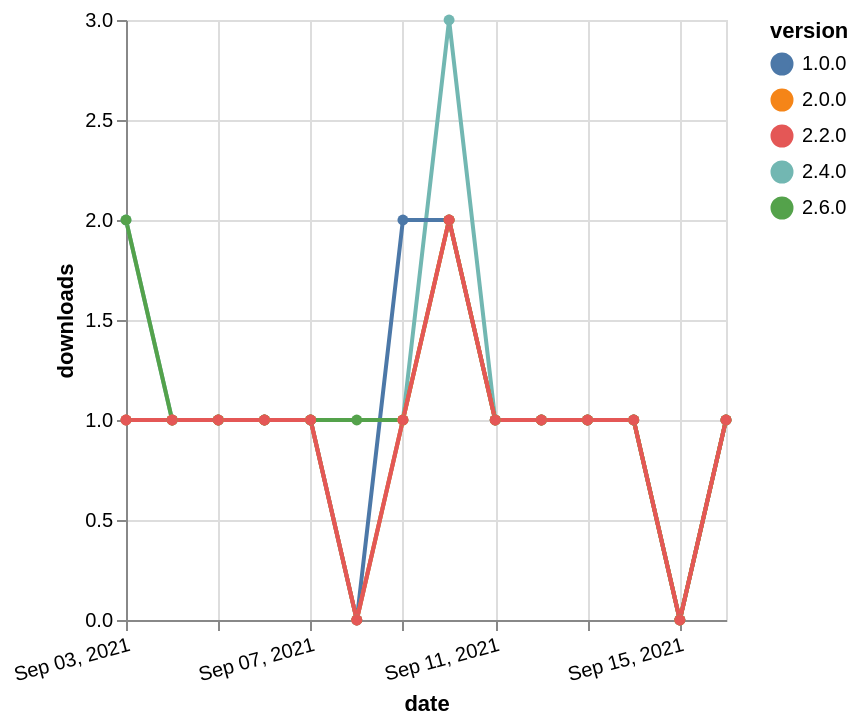

Here is the Vega-Lite specification saved for this chart:
### Vega-Lite specification from a JSON file in a GitHub repository (floating-point values rounded to 4 significant figures)
{"$schema": "https://vega.github.io/schema/vega-lite/v5.json", "description": "A simple bar chart with embedded data.", "data": {"values": [{"date": "2021-09-03", "total": 198, "delta": 2, "version": "2.4.0"}, {"date": "2021-09-04", "total": 199, "delta": 1, "version": "2.4.0"}, {"date": "2021-09-05", "total": 200, "delta": 1, "version": "2.4.0"}, {"date": "2021-09-06", "total": 201, "delta": 1, "version": "2.4.0"}, {"date": "2021-09-07", "total": 202, "delta": 1, "version": "2.4.0"}, {"date": "2021-09-08", "total": 202, "delta": 0, "version": "2.4.0"}, {"date": "2021-09-09", "total": 203, "delta": 1, "version": "2.4.0"}, {"date": "2021-09-10", "total": 206, "delta": 3, "version": "2.4.0"}, {"date": "2021-09-11", "total": 207, "delta": 1, "version": "2.4.0"}, {"date": "2021-09-12", "total": 208, "delta": 1, "version": "2.4.0"}, {"date": "2021-09-13", "total": 209, "delta": 1, "version": "2.4.0"}, {"date": "2021-09-14", "total": 210, "delta": 1, "version": "2.4.0"}, {"date": "2021-09-15", "total": 210, "delta": 0, "version": "2.4.0"}, {"date": "2021-09-16", "total": 211, "delta": 1, "version": "2.4.0"}, {"date": "2021-09-03", "total": 196, "delta": 1, "version": "1.0.0"}, {"date": "2021-09-04", "total": 197, "delta": 1, "version": "1.0.0"}, {"date": "2021-09-05", "total": 198, "delta": 1, "version": "1.0.0"}, {"date": "2021-09-06", "total": 199, "delta": 1, "version": "1.0.0"}, {"date": "2021-09-07", "total": 200, "delta": 1, "version": "1.0.0"}, {"date": "2021-09-08", "total": 200, "delta": 0, "version": "1.0.0"}, {"date": "2021-09-09", "total": 202, "delta": 2, "version": "1.0.0"}, {"date": "2021-09-10", "total": 204, "delta": 2, "version": "1.0.0"}, {"date": "2021-09-11", "total": 205, "delta": 1, "version": "1.0.0"}, {"date": "2021-09-12", "total": 206, "delta": 1, "version": "1.0.0"}, {"date": "2021-09-13", "total": 207, "delta": 1, "version": "1.0.0"}, {"date": "2021-09-14", "total": 208, "delta": 1, "version": "1.0.0"}, {"date": "2021-09-15", "total": 208, "delta": 0, "version": "1.0.0"}, {"date": "2021-09-16", "total": 209, "delta": 1, "version": "1.0.0"}, {"date": "2021-09-03", "total": 129, "delta": 2, "version": "2.6.0"}, {"date": "2021-09-04", "total": 130, "delta": 1, "version": "2.6.0"}, {"date": "2021-09-05", "total": 131, "delta": 1, "version": "2.6.0"}, {"date": "2021-09-06", "total": 132, "delta": 1, "version": "2.6.0"}, {"date": "2021-09-07", "total": 133, "delta": 1, "version": "2.6.0"}, {"date": "2021-09-08", "total": 134, "delta": 1, "version": "2.6.0"}, {"date": "2021-09-09", "total": 135, "delta": 1, "version": "2.6.0"}, {"date": "2021-09-10", "total": 137, "delta": 2, "version": "2.6.0"}, {"date": "2021-09-11", "total": 138, "delta": 1, "version": "2.6.0"}, {"date": "2021-09-12", "total": 139, "delta": 1, "version": "2.6.0"}, {"date": "2021-09-13", "total": 140, "delta": 1, "version": "2.6.0"}, {"date": "2021-09-14", "total": 141, "delta": 1, "version": "2.6.0"}, {"date": "2021-09-15", "total": 141, "delta": 0, "version": "2.6.0"}, {"date": "2021-09-16", "total": 142, "delta": 1, "version": "2.6.0"}, {"date": "2021-09-03", "total": 196, "delta": 1, "version": "2.0.0"}, {"date": "2021-09-04", "total": 197, "delta": 1, "version": "2.0.0"}, {"date": "2021-09-05", "total": 198, "delta": 1, "version": "2.0.0"}, {"date": "2021-09-06", "total": 199, "delta": 1, "version": "2.0.0"}, {"date": "2021-09-07", "total": 200, "delta": 1, "version": "2.0.0"}, {"date": "2021-09-08", "total": 200, "delta": 0, "version": "2.0.0"}, {"date": "2021-09-09", "total": 201, "delta": 1, "version": "2.0.0"}, {"date": "2021-09-10", "total": 203, "delta": 2, "version": "2.0.0"}, {"date": "2021-09-11", "total": 204, "delta": 1, "version": "2.0.0"}, {"date": "2021-09-12", "total": 205, "delta": 1, "version": "2.0.0"}, {"date": "2021-09-13", "total": 206, "delta": 1, "version": "2.0.0"}, {"date": "2021-09-14", "total": 207, "delta": 1, "version": "2.0.0"}, {"date": "2021-09-15", "total": 207, "delta": 0, "version": "2.0.0"}, {"date": "2021-09-16", "total": 208, "delta": 1, "version": "2.0.0"}, {"date": "2021-09-03", "total": 169, "delta": 1, "version": "2.2.0"}, {"date": "2021-09-04", "total": 170, "delta": 1, "version": "2.2.0"}, {"date": "2021-09-05", "total": 171, "delta": 1, "version": "2.2.0"}, {"date": "2021-09-06", "total": 172, "delta": 1, "version": "2.2.0"}, {"date": "2021-09-07", "total": 173, "delta": 1, "version": "2.2.0"}, {"date": "2021-09-08", "total": 173, "delta": 0, "version": "2.2.0"}, {"date": "2021-09-09", "total": 174, "delta": 1, "version": "2.2.0"}, {"date": "2021-09-10", "total": 176, "delta": 2, "version": "2.2.0"}, {"date": "2021-09-11", "total": 177, "delta": 1, "version": "2.2.0"}, {"date": "2021-09-12", "total": 178, "delta": 1, "version": "2.2.0"}, {"date": "2021-09-13", "total": 179, "delta": 1, "version": "2.2.0"}, {"date": "2021-09-14", "total": 180, "delta": 1, "version": "2.2.0"}, {"date": "2021-09-15", "total": 180, "delta": 0, "version": "2.2.0"}, {"date": "2021-09-16", "total": 181, "delta": 1, "version": "2.2.0"}]}, "width": "container", "mark": {"type": "line", "point": {"filled": true}}, "encoding": {"x": {"field": "date", "type": "temporal", "timeUnit": "yearmonthdate", "title": "date", "axis": {"labelAngle": -15}}, "y": {"field": "delta", "type": "quantitative", "title": "downloads"}, "color": {"field": "version", "type": "nominal"}, "tooltip": {"field": "delta"}}}
